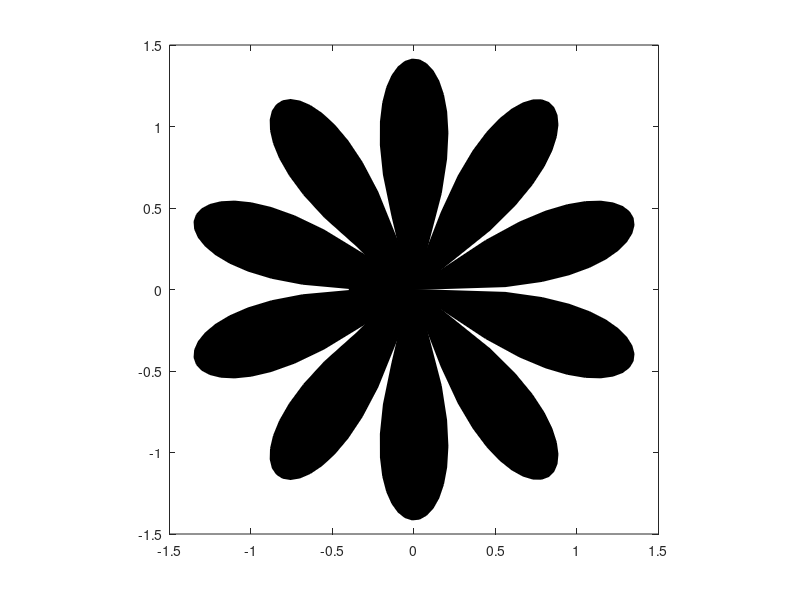

MATLAB code to generate this figure:
% fill

% r2 = 2sin5t, 0<=t<=2*pi
% x = rcost , y = rsint

t = linspace(0,2*pi,200) ;
r =sqrt(abs(2*sin(5*t))) ;
x = r.*cos(t) ;
y = r.*sin(t) ;
fill(x,y,'k')
axis('square')